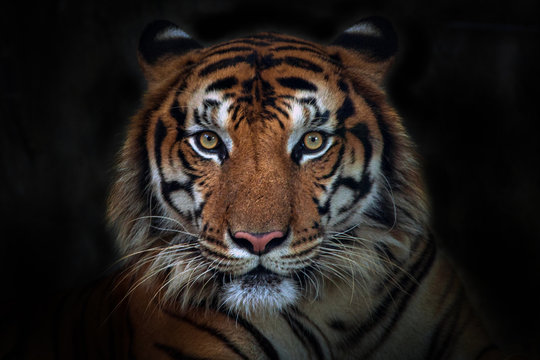
#> input picture week2/tiger.jpg, 540 x 360 px
$ jupyter execute week2.ipynb
#> lines starting #> are read from the running program, lines starting #| are printed output that depends on the picture; after the words box and inside, x2 and y2 are one past the last pixel; in counts of white or black regions, pixels touching at a corner belong together
#> further down, image is the input picture: shape (360, 540, 3); mean B, G, R 28.2, 31.6, 37.1
[cell 1]
import cv2
import numpy as np
from google.colab.patches import cv2_imshow
import matplotlib.pyplot as plt

[cell 2]
def sharpen_image(original_img, kernel_size=(7, 7), gamma=2):
    # TODO: Apply a smoothing filter (e.g., Gaussian blur)
    #blur = cv2.GaussianBlur(image, kernel_size, 0)
#> called with kernel_size = (7, 7), gamma = 2
    blur = cv2.GaussianBlur(original_img, (7, 7), 0)

    # TODO: Calculate the difference between the original and blurred image
    detail = cv2.subtract(original_img, blur)
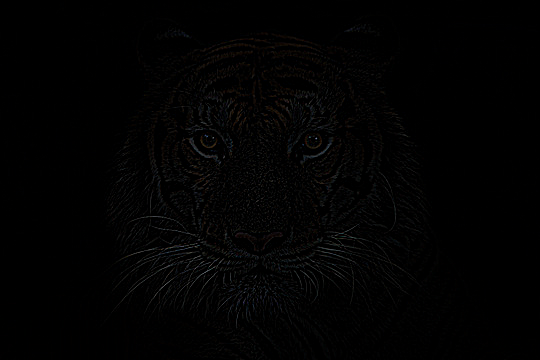
#> detail: shape (360, 540, 3); mean B, G, R 2, 2, 2.1

    # TODO: Apply the gamma factor
    sharpened_detail = cv2.multiply(detail, np.array([gamma]))

    # TODO:
    # Add the sharpened detail back to the original image
    # Convert sharpened_detail to the same data type as the original image
    #sharpened_img = cv2.add(image, sharpened_detail)
    sharpened_img = cv2.addWeighted(original_img, 1 + gamma, blur, -gamma, 0)
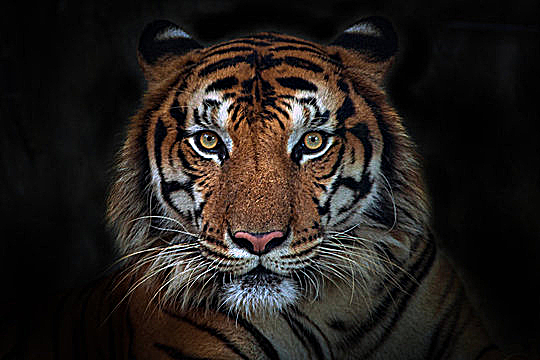
#> sharpened_img: shape (360, 540, 3); mean B, G, R 28.9, 32.4, 37.9


    # 5. Ensure correct data type (uint8 in range 0-255)
    sharpened_img = np.clip(sharpened_img, 0, 255).astype(np.uint8)

    return sharpened_img, blur


image = cv2.imread('tiger.jpg')
if image is not None:
  sharpened_img, blur = sharpen_image(image)
  cv2_imshow(image)
  cv2_imshow(sharpened_img)
  cv2_imshow(blur)
  cv2.waitKey(0)
  cv2.destroyAllWindows()
else:
  print("Error: Could not load image.")

#-------------------------------------
# def sharpen_image(image, gamma=1):
#     # TODO: Apply a smoothing filter (e.g., Gaussian blur)

#     # TODO: Calculate the difference between the original and blurred image
#     kernel = np.array([[0,       -gamma,       0],
#                        [-gamma,  1 + 4*gamma, -gamma],
#                        [0,       -gamma,       0]])

#     # TODO: Apply the gamma factor

#     # TODO: Add the sharpened detail back to the original image
#     sharpened_img = cv2.filter2D(image, -1, kernel)

#     # TODO: Convert sharpened_detail to the same data type as the original image
#     sharpened_img = np.clip(sharpened_img, 0, 255).astype(np.uint8)

#     return sharpened_img

[cell 3]
# Read image
img = cv2.imread("bacteria.jpg", cv2.IMREAD_GRAYSCALE)
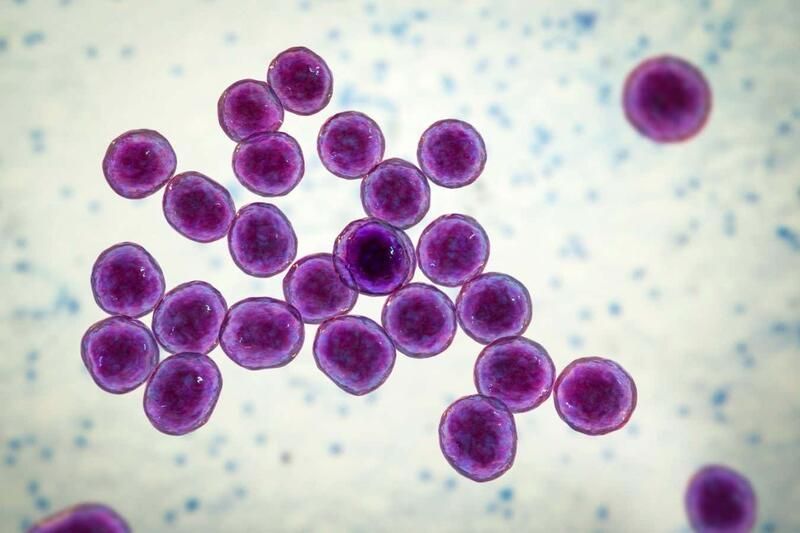
#> input picture week2/bacteria.jpg, 800 x 533 px
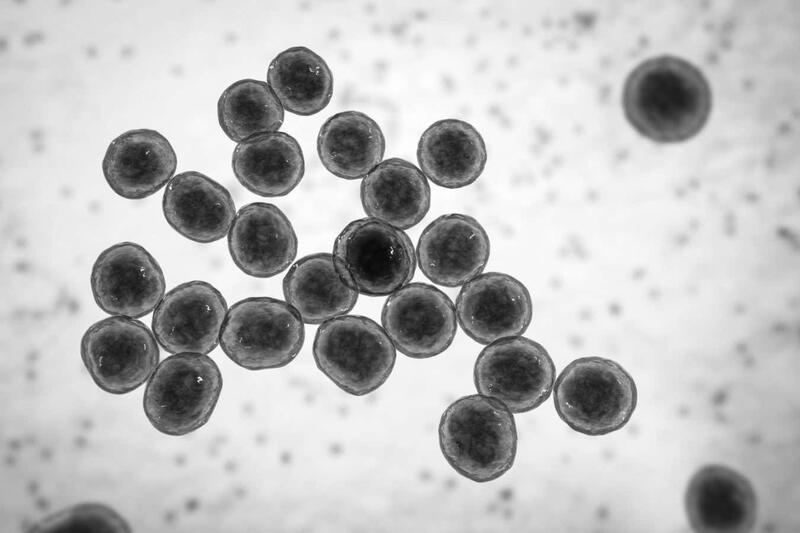
#> img: shape (533, 800); min 1, max 255, mean 188

# Binarize
_, binary = cv2.threshold(img, 0, 255, cv2.THRESH_BINARY + cv2.THRESH_OTSU)
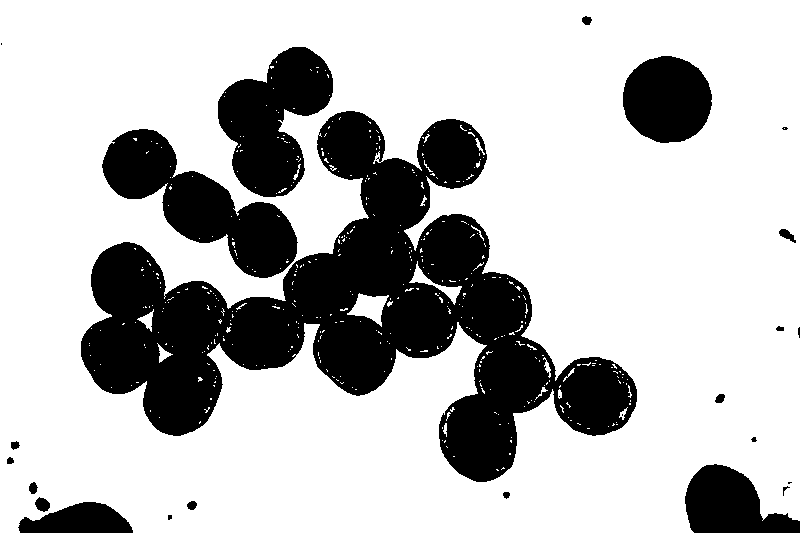
#> binary: shape (533, 800); 73.9% white; 25 black regions (7 under 20 px), largest, box (x1, y1, x2, y2) and area: (81, 111, 637, 482) 74798, (102, 129, 298, 278) 11906, (218, 47, 333, 197) 10188

# Kernels
kernel = np.ones((5, 5), np.uint8)
kernel2 = np.ones((2 ,2), np.uint8)

# Morphological edge detection (erosion)
eroded_img = cv2.erode(binary, kernel, iterations=1)
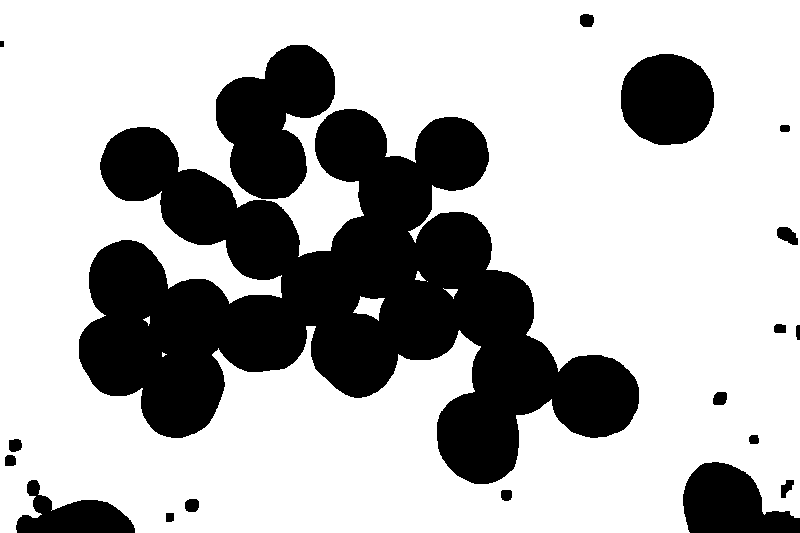
#> eroded_img: shape (533, 800); 70.3% white; 19 black regions, largest, box (x1, y1, x2, y2) and area: (79, 109, 639, 484) 97645, (216, 45, 335, 199) 11565, (621, 54, 714, 145) 6809
morph_edge = cv2.subtract(binary, eroded_img)
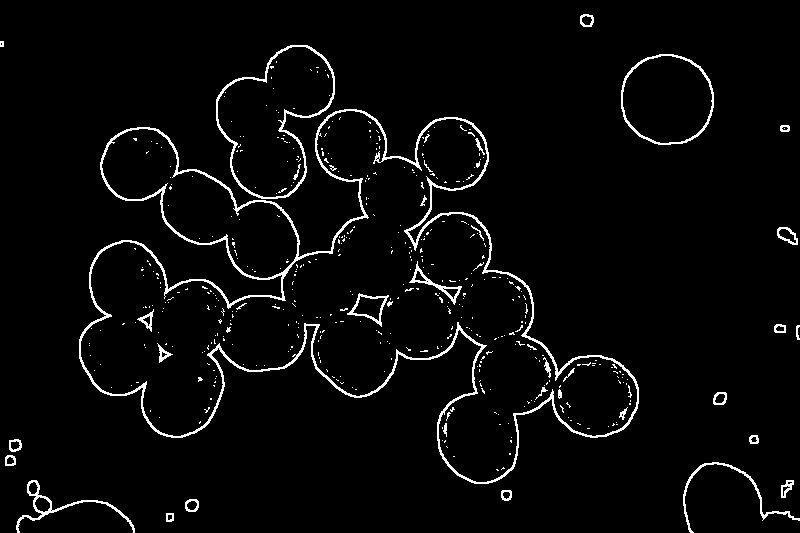
#> morph_edge: shape (533, 800); 3.6% white in thin lines or dots

# Clean edges with small erosion
clean_edges = cv2.erode(morph_edge, kernel2, iterations=1)
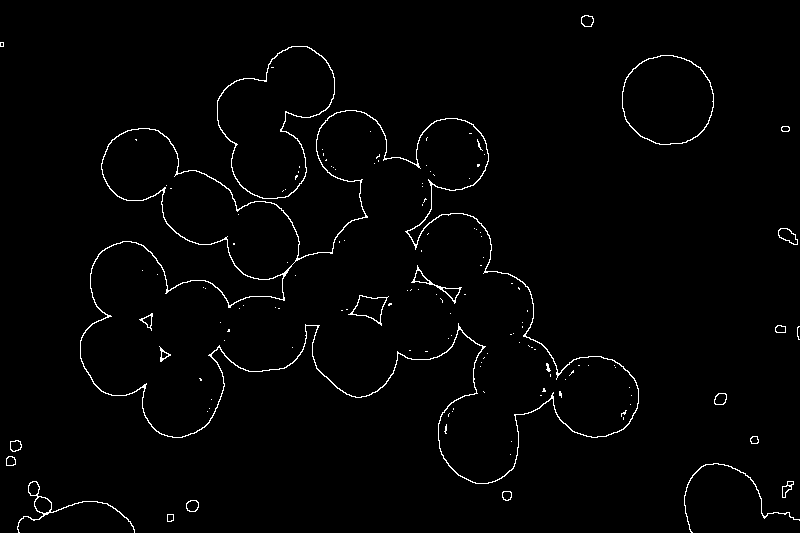
#> clean_edges: shape (533, 800); 1.6% white in thin lines or dots

# Show results
cv2_imshow(binary)
cv2_imshow(morph_edge)
cv2_imshow(clean_edges)

[cell 4]
# Load image (grayscale)
img = cv2.imread("bacteria.jpg", cv2.IMREAD_GRAYSCALE)

# Otsu thresholding
_, binary = cv2.threshold(img, 0, 255, cv2.THRESH_BINARY + cv2.THRESH_OTSU)
# Flip the colors (so bacteria are white)
binary = cv2.bitwise_not(binary)

# Erosion (17 iterations as you tested)
kernel = np.ones((3,3), np.uint8)
cleaned = cv2.erode(binary, kernel, iterations=17)
#> cleaned: shape (533, 800); 1.9% white; 26 white regions (1 under 20 px), largest, box (x1, y1, x2, y2) and area: (643, 77, 691, 122) 1421, (705, 487, 744, 533) 1281, (334, 237, 386, 278) 468

# Connected Components
num_labels, labels, stats, centroids = cv2.connectedComponentsWithStats(cleaned, connectivity=8)
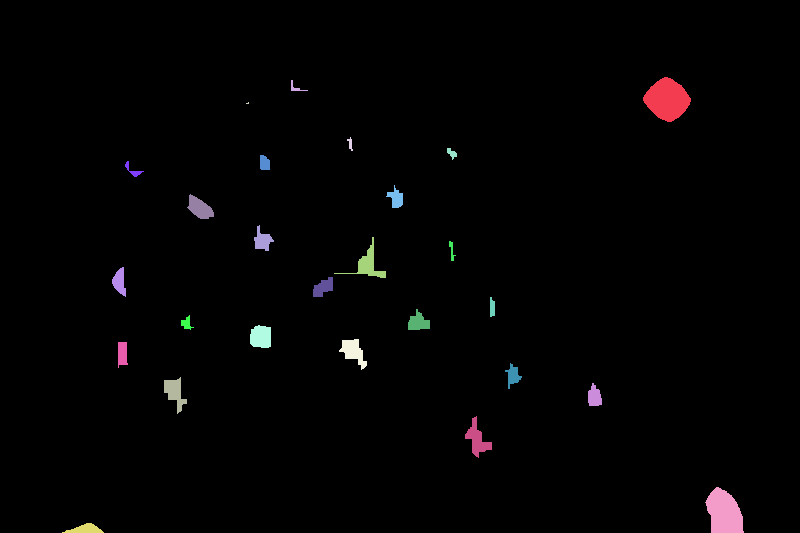
#> labels: shape (533, 800) int32; 27 distinct labels, from 0 to 26; one colour per label, 0 black
#> num_labels = 27; stats = 27 rows, first 6: [0, 0, 800, 533, 418348], [643, 77, 48, 45, 1421], [291, 80, 17, 11, 52], [246, 102, 3, 2, 4], [347, 137, 6, 14, 40], [447, 148, 10, 12, 63]; centroids = 27 pairs, first value 84.97 to 723.8, second value 87.42 to 528.9
print("Number of components (excluding background):", num_labels - 1)
#| Number of components (excluding background): 26

output_img = cv2.cvtColor(cleaned, cv2.COLOR_GRAY2BGR)
for i in range(1, num_labels):  # skip background
    x, y, w, h, area = stats[i]
    if area > 10:  # filter very small blobs
        cv2.rectangle(output_img, (x, y), (x+w, y+h), (0, 0, 255), 1)
        # Draw centroid as a small green circle
        cx, cy = int(centroids[i][0]), int(centroids[i][1])
        cv2.circle(output_img, (cx, cy), 3, (0, 255, 0), -1)  # radius=3, filled
#> this loop made 26 passes
#> (x, y, w, h, area, cx, cy) on passes 1, 2, 4, 5, 6, 7, 8, 9, 10, 11, 12, 13: (643, 77, 48, 45, 1421, 666, 99), (291, 80, 17, 11, 52, 295, 87), (347, 137, 6, 14, 40, 349, 143), (447, 148, 10, 12, 63, 451, 152), (260, 155, 10, 15, 132, 264, 162), (125, 161, 19, 16, 81, 132, 170), (386, 185, 17, 23, 209, 395, 197), (187, 194, 27, 25, 391, 199, 207), (254, 225, 20, 26, 268, 262, 240), (334, 237, 52, 41, 468, 367, 264), (449, 241, 7, 20, 58, 451, 250), (112, 267, 14, 30, 251, 119, 281)
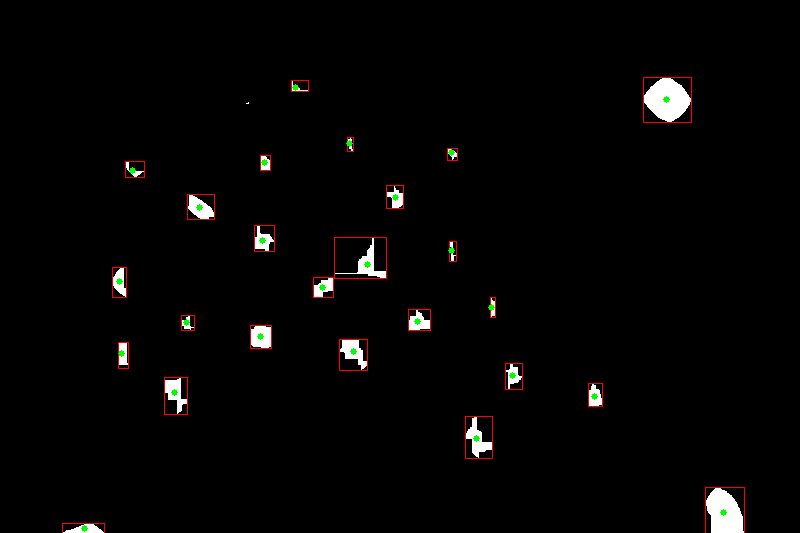
#> output_img: shape (533, 800, 3); mean B, G, R 4.3, 4.7, 5.6


# Display results
cv2_imshow(img)        # Original image
cv2_imshow(binary)     # Binary inverted
cv2_imshow(cleaned)    # After erosion (17 iterations)
cv2_imshow(output_img) # Final result with bounding boxes
